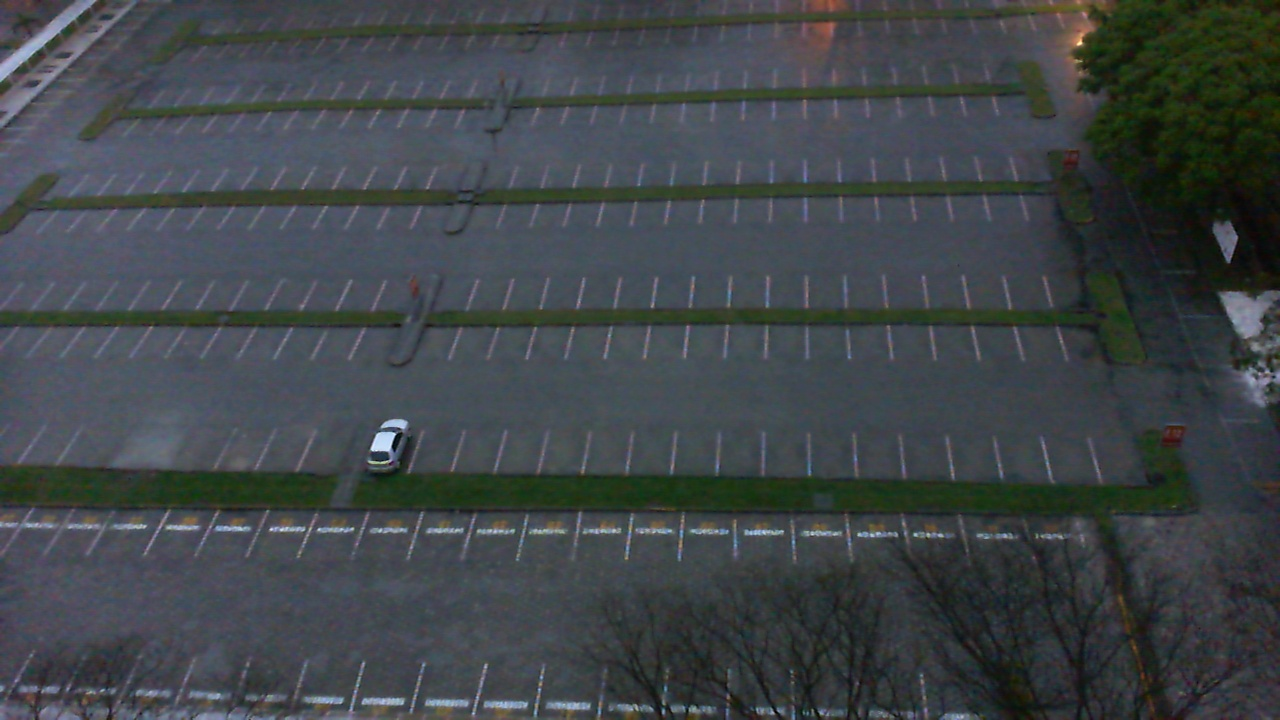
#> input picture DATA/PKlot/empty/pklot105.jpg, 1280 x 720 px; its folder holds 4 pictures in this run
$ python bg_sub_pklot.py   (Python 2 division)
#> lines starting #> are read from the running program, lines starting #| are printed output that depends on the picture
import cv2
import os
import numpy as np

print cv2.__version__

dataFolder = '../DATA/PKlot/'
emptyFolder = '../DATA/PKlot/empty/'

images = [f for f in os.listdir(emptyFolder) if os.path.isfile(os.path.join(emptyFolder, f))]

bgs_mog = cv2.BackgroundSubtractorMOG2()

for image in images:
    #print "Opening image:"+image
    bgImageFile = cv2.imread(emptyFolder+ image,0)
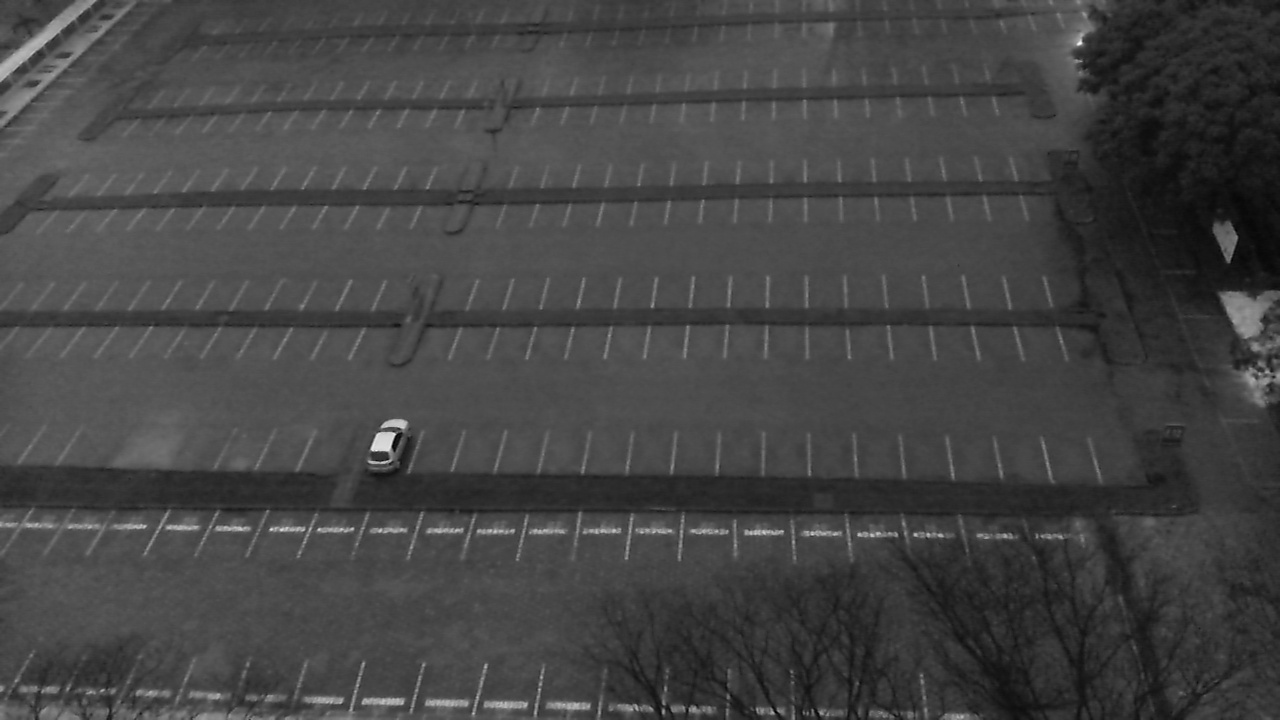
#> bgImageFile: shape (720, 1280); min 0, max 247, mean 68.2
    bgImageFile_blur = cv2.GaussianBlur(bgImageFile, (21,21),0)
    bgs_mog.apply(bgImageFile_blur, learningRate=1)
#> pass 2 of the loop `for image in images:`:
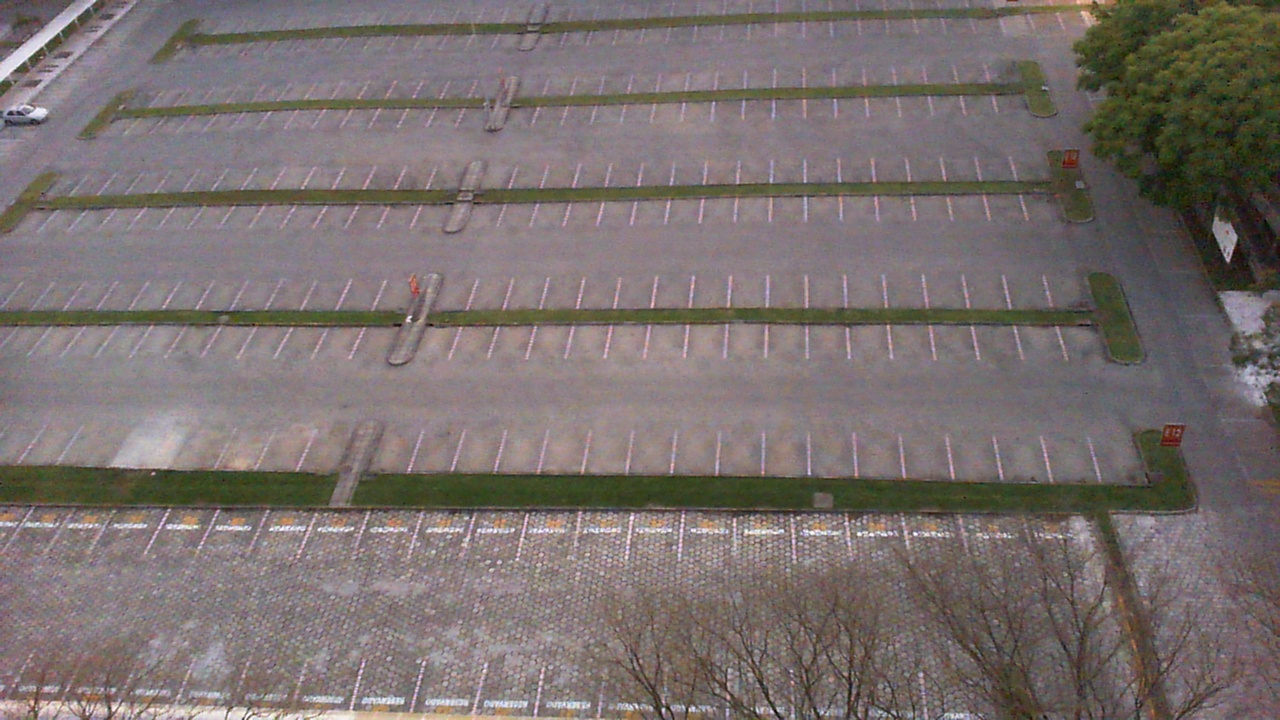
#> input picture DATA/PKlot/empty/pklot115.jpg, 1280 x 720 px
#> `bgImageFile = cv2.imread(emptyFolder+ image,0)`:
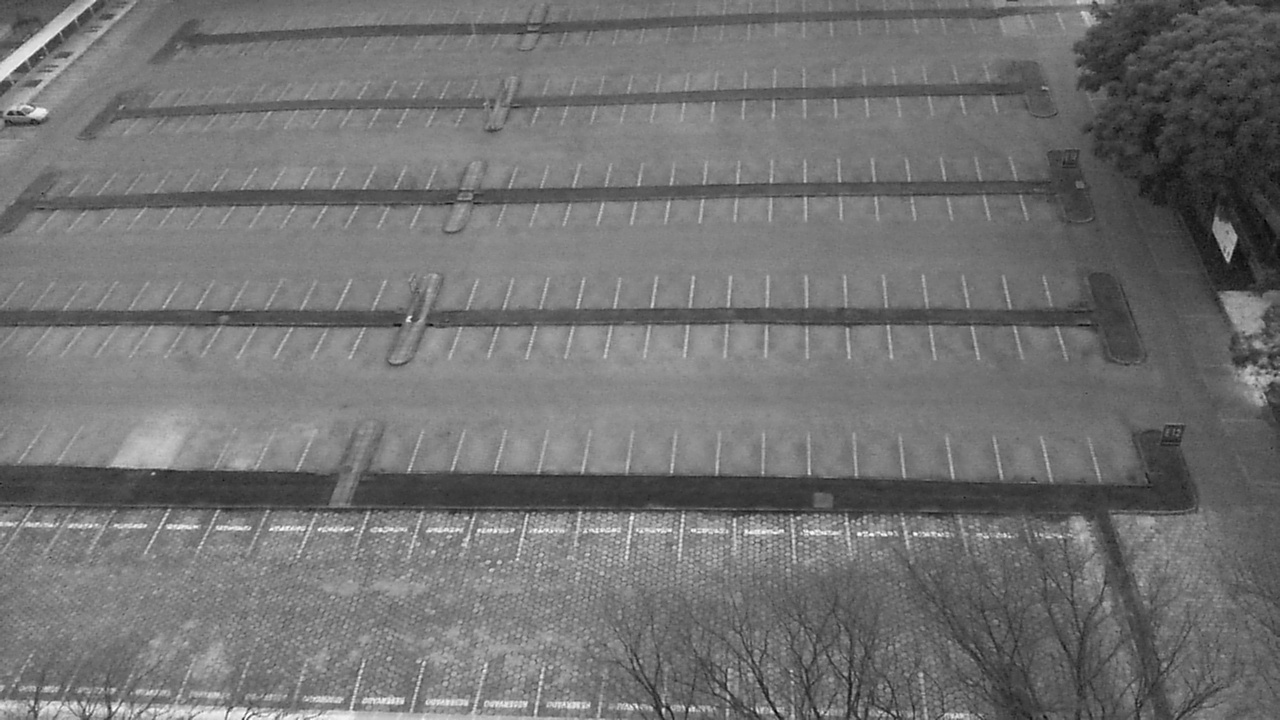
#> bgImageFile: shape (720, 1280); min 0, max 255, mean 113.9
#> pass 3 of the loop `for image in images:`:
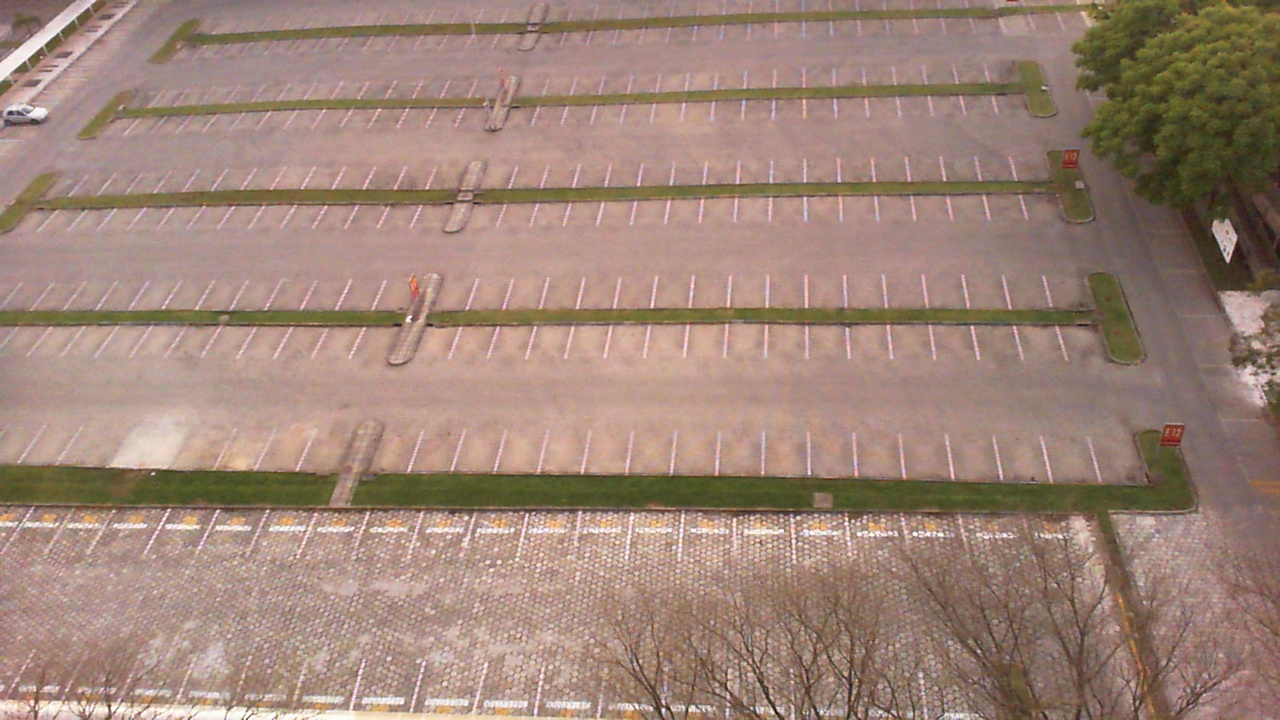
#> input picture DATA/PKlot/empty/pklot116.jpg, 1280 x 720 px
#> `bgImageFile = cv2.imread(emptyFolder+ image,0)`:
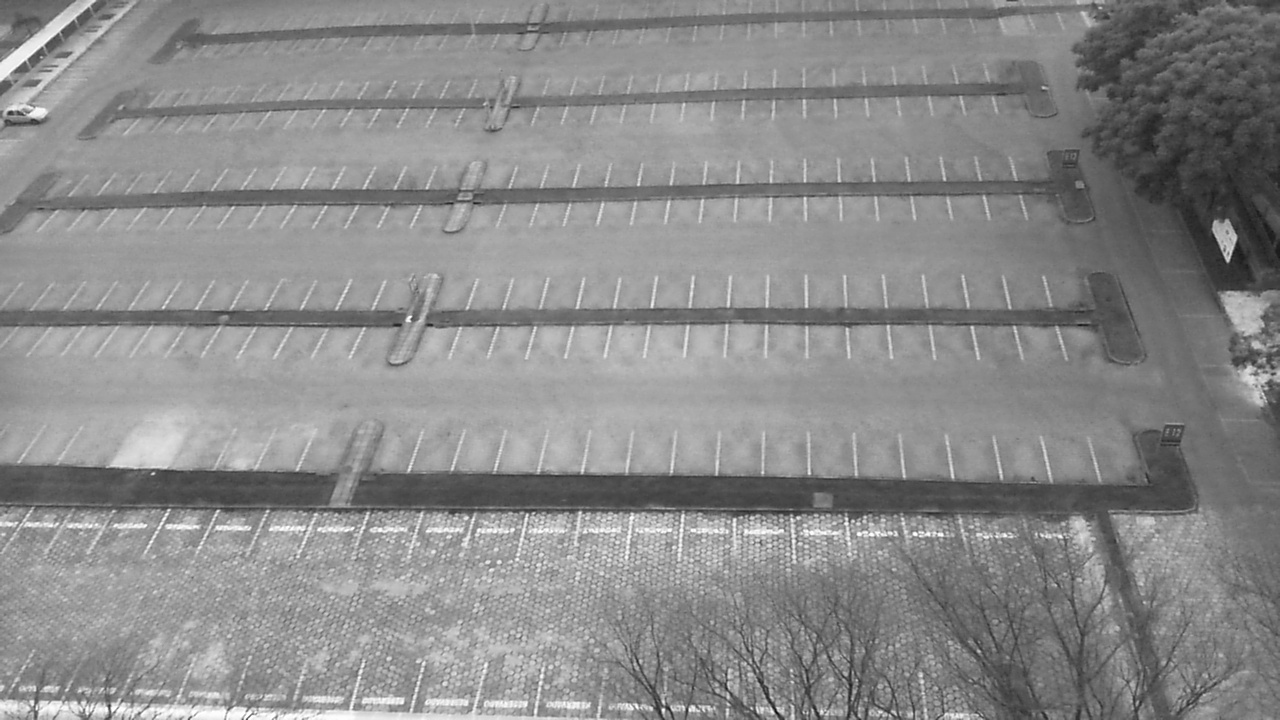
#> bgImageFile: shape (720, 1280); min 10, max 255, mean 138.5
#> the loop made 4 passes; the first 3 are shown

print "Model done"

test_image = cv2.imread(dataFolder+"pklot295.jpg",0)
#> (the run stopped early here; a loop or call above may not have finished)
